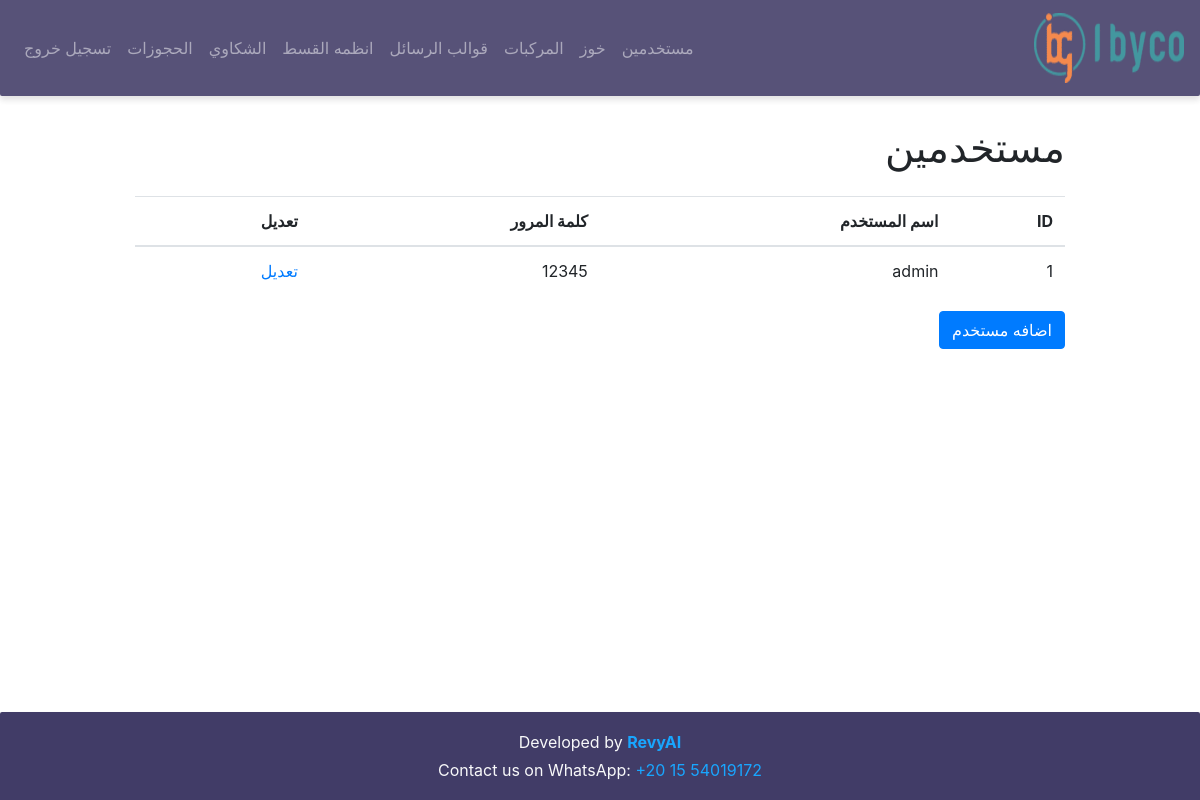
/users (signed in), run on an earlier commit of the app's database.
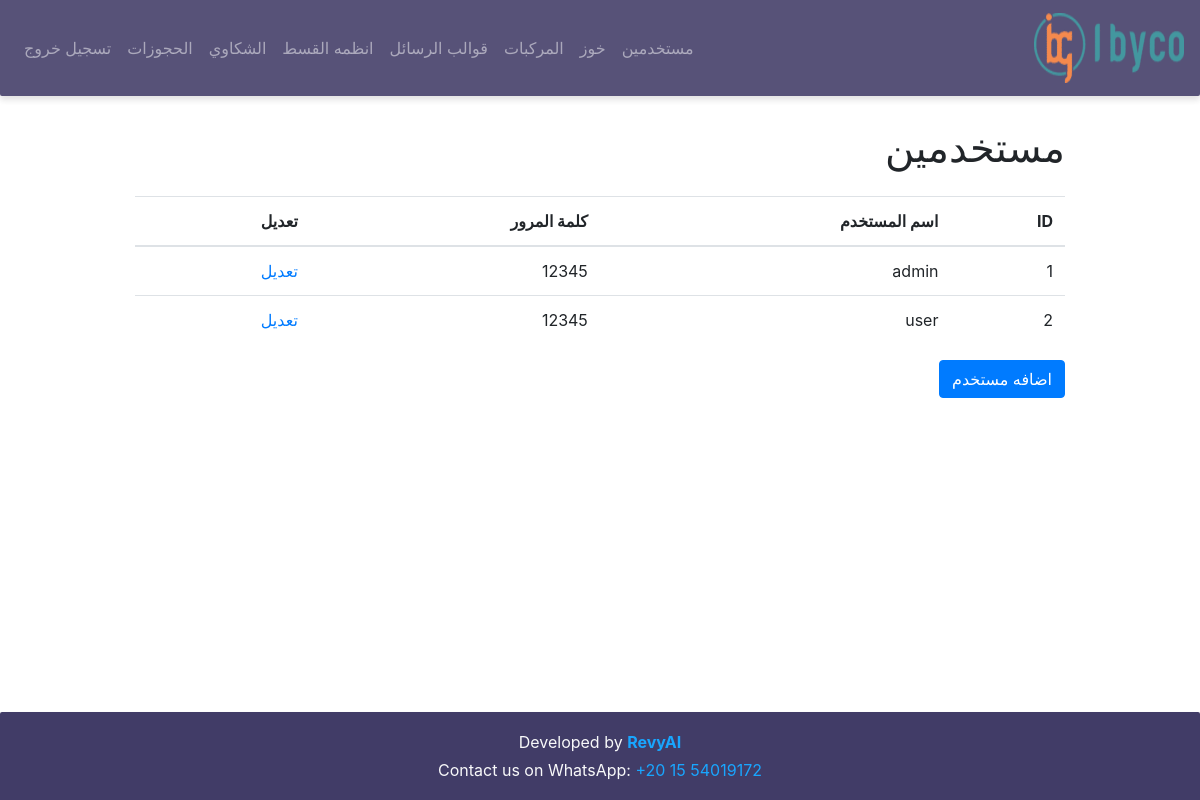
And on a later commit of the database.
### models/models.py (models this page shows)
class Users(db.Model, UserMixin):
    id = db.Column(db.Integer, primary_key=True)
    name = db.Column(db.String(50), nullable=False, unique=True)
    password = db.Column(db.String(50), nullable=False)

### app.py (the view)
@app.route('/users')
@login_required
def users():
    users_list = UserServices.get_users()
    return render_template('users.html', users=users_list)

### app.py (called while the page is built)
@login_manager.user_loader
def load_user(user_id):
    return Users.query.get(int(user_id))

### dashboard_services/UserServices.py (called while the page is built)
def get_users():
    users = Users.query.all()
    return users

### templates/users.html (shortened to what this page needs)
{% extends 'base.html' %}
{% block content %}
    <h1 class="mt-4">مستخدمين</h1>
    <table class="table mt-4">
        <thead>
            <tr>
                <th>ID</th>
                <th>اسم المستخدم</th>
                <th>كلمة المرور</th>
                <th>تعديل</th>
            </tr>
        </thead>
        <tbody>
            {% for user in users %}
                <tr>
                    <td>{{ user.id }}</td>
                    <td>{{ user.name }}</td>
                    <td>{{ user.password }}</td>
                    <td><a href="{{ url_for('edit_user', user_id=user.id) }}">تعديل</a></td>
                </tr>
            {% endfor %}
        </tbody>
    </table>
    <a class="btn btn-primary" href="{{ url_for('new_user') }}">اضافه مستخدم</a>
{% endblock %}

What changed in the data, as far as the page shows it:
added Users: id "2", name "user", password "12345"
